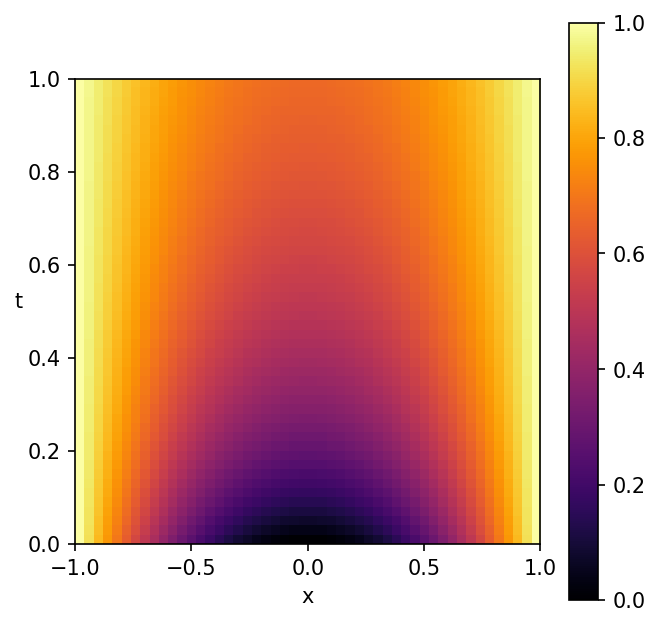

Generate this figure with Python:
import time
from collections.abc import Callable

import diffrax
import equinox as eqx  # https://github.com/patrick-kidger/equinox
import jax
import jax.numpy as jnp
import matplotlib.pyplot as plt
from jaxtyping import Array, Float  # https://github.com/google/jaxtyping


jax.config.update("jax_enable_x64", True)


# Represents the interval [x0, x_final] discretised into n equally-spaced points.
class SpatialDiscretisation(eqx.Module):
    x0: float = eqx.field(static=True)
    x_final: float = eqx.field(static=True)
    vals: Float[Array, "n"]

    @classmethod
    def discretise_fn(cls, x0: float, x_final: float, n: int, fn: Callable):
        if n < 2:
            raise ValueError("Must discretise [x0, x_final] into at least two points")
        vals = jax.vmap(fn)(jnp.linspace(x0, x_final, n))
        return cls(x0, x_final, vals)

    @property
    def δx(self):
        return (self.x_final - self.x0) / (len(self.vals) - 1)

    def binop(self, other, fn):
        if isinstance(other, SpatialDiscretisation):
            if self.x0 != other.x0 or self.x_final != other.x_final:
                raise ValueError("Mismatched spatial discretisations")
            other = other.vals
        return SpatialDiscretisation(self.x0, self.x_final, fn(self.vals, other))

    def __add__(self, other):
        return self.binop(other, lambda x, y: x + y)

    def __mul__(self, other):
        return self.binop(other, lambda x, y: x * y)

    def __radd__(self, other):
        return self.binop(other, lambda x, y: y + x)

    def __rmul__(self, other):
        return self.binop(other, lambda x, y: y * x)

    def __sub__(self, other):
        return self.binop(other, lambda x, y: x - y)

    def __rsub__(self, other):
        return self.binop(other, lambda x, y: y - x)


def laplacian(y: SpatialDiscretisation) -> SpatialDiscretisation:
    y_next = jnp.roll(y.vals, shift=1)
    y_prev = jnp.roll(y.vals, shift=-1)
    Δy = (y_next - 2 * y.vals + y_prev) / (y.δx**2)
    # Dirichlet boundary condition
    Δy = Δy.at[0].set(0)
    Δy = Δy.at[-1].set(0)
    return SpatialDiscretisation(y.x0, y.x_final, Δy)


# Problem
def vector_field(t, y, args):
    return (1 - y) * laplacian(y)


term = diffrax.ODETerm(vector_field)
ic = lambda x: x**2

# Spatial discretisation
x0 = -1
x_final = 1
n = 50
y0 = SpatialDiscretisation.discretise_fn(x0, x_final, n, ic)

# Temporal discretisation
t0 = 0
t_final = 1
dt = 0.0002
max_steps = int(1 / dt)
print(max_steps)
saveat = diffrax.SaveAt(ts=jnp.linspace(t0, t_final, 50))

stepsize_controller = diffrax.ConstantStepSize()

# Solve with Tsit5
base_solver = diffrax.Tsit5()
solver = diffrax.UReversible(base_solver, coupling_parameter=0.65)
# solver = base_solver
sol = diffrax.diffeqsolve(
    term,
    solver,
    t0,
    t_final,
    dt,
    y0,
    saveat=saveat,
    stepsize_controller=stepsize_controller,
    max_steps=max_steps,
)

plt.figure(figsize=(5, 5))
plt.imshow(
    sol.ys.vals,
    origin="lower",
    extent=(x0, x_final, t0, t_final),
    aspect=(x_final - x0) / (t_final - t0),
    cmap="inferno",
)
plt.xlabel("x")
plt.ylabel("t", rotation=0)
plt.clim(0, 1)
plt.colorbar()
plt.savefig("nonlinear_heat_pde.png", dpi=150, bbox_inches="tight")
plt.close()
print("Saved nonlinear_heat_pde.png")


@eqx.filter_value_and_grad
def grad_loss(y0, solver, adjoint, dt=0.0001):
    max_steps = int(1 / dt)
    sol = diffrax.diffeqsolve(
        term,
        solver,
        t0,
        t_final,
        dt,
        y0,
        adjoint=adjoint,
        saveat=diffrax.SaveAt(t1=True),
        stepsize_controller=stepsize_controller,
        max_steps=max_steps,
    )
    return jnp.mean(sol.ys.vals[0])


checkpoint_every = 80
checkpoints = 10_000 // checkpoint_every

adjoint = diffrax.RecursiveCheckpointAdjoint(checkpoints)
loss, grads = grad_loss(y0, base_solver, adjoint)
tic = time.time()
loss, grads = grad_loss(y0, base_solver, adjoint)
toc = time.time()
print(grads.vals[:10])
print(f"RecursiveCheckpointAdjoint: {(toc - tic):.2f}s")

adjoint = diffrax.CheckpointedReversibleAdjoint(checkpoint_every)
loss, grads = grad_loss(y0, solver, adjoint, dt)
tic = time.time()
loss, grads = grad_loss(y0, solver, adjoint, dt)
toc = time.time()
print(grads.vals[:10])
print(f"ReversibleAdjoint: {(toc - tic):.2f}s")
